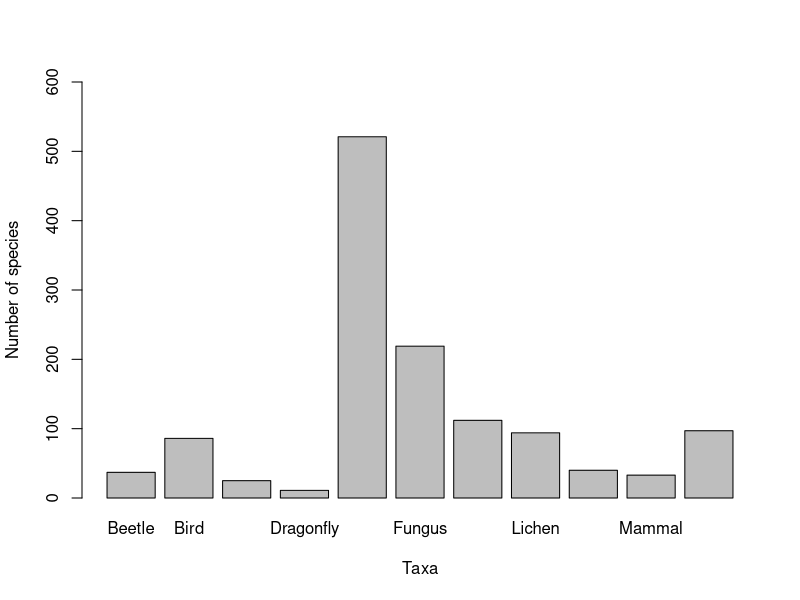

Reproduce this figure in R.
# Coding Club Workshop 7 R Markdown and reproducible code - Template R script
# Written by John Godlee
# 21/11/16 
# University of Edinburgh

# Use this example R script to practice compiling an R Markdown file, using the 
# tutorial materials provided at: ourcodingclub.github.io/2016/11/24/rmarkdown-1.html

# Follow through the tutorial to make a well commented, easy to follow record of
# what is going on so that others can easily follow.

# Loading packages
library(dplyr)

# Loading biodiversity data
# This data is a publicly available dataset of occurrence records for many animal, 
# plant, and fungi species, for 2000-2016 from the NBN Gateway

setwd("")
edidiv <- read.csv("edidiv.csv")

# Constructing a table of species richness in each taxonomic group

richness <- 
  edidiv %>%
    group_by(taxonGroup) %>%
    summarise(Species_richness = n_distinct(taxonName))

richness

# Creating a barplot of species richness in each taxonomic group

barplot(richness$Species_richness, 
        names.arg = richness$taxonGroup, 
        xlab = "Taxa", ylab = "Number of species", 
        ylim = c(0,600)
        ) 

# Determining what the most common species is in each taxonomic group 

max_abund <-
  edidiv %>%
    group_by(taxonGroup) %>%
    summarise(taxonName = names(which.max(table(taxonName))))

max_abund

# Joining the two data frames together, using "taxonGroup" as the reference

richness_abund <- inner_join(richness, max_abund, by = "taxonGroup")

# Renaming the headers of the tables, and viewing the data frame

richness_abund <- rename(richness_abund, Most_abundant =  taxonName, Taxon = taxonGroup)

richness_abund

# Things to think about:
  # - Which bits of code need to be displayed in the final .html file?
  # - How can the formatting of the R markdown file be improved?

# Experiment with other demo R scripts in the repo, or your own scripts for further practice! 
  # - RMarkdown_Demo_1.R 
  # - RMarkdown_Demo_2.R 
  # - RMarkdown_Demo_3.R
